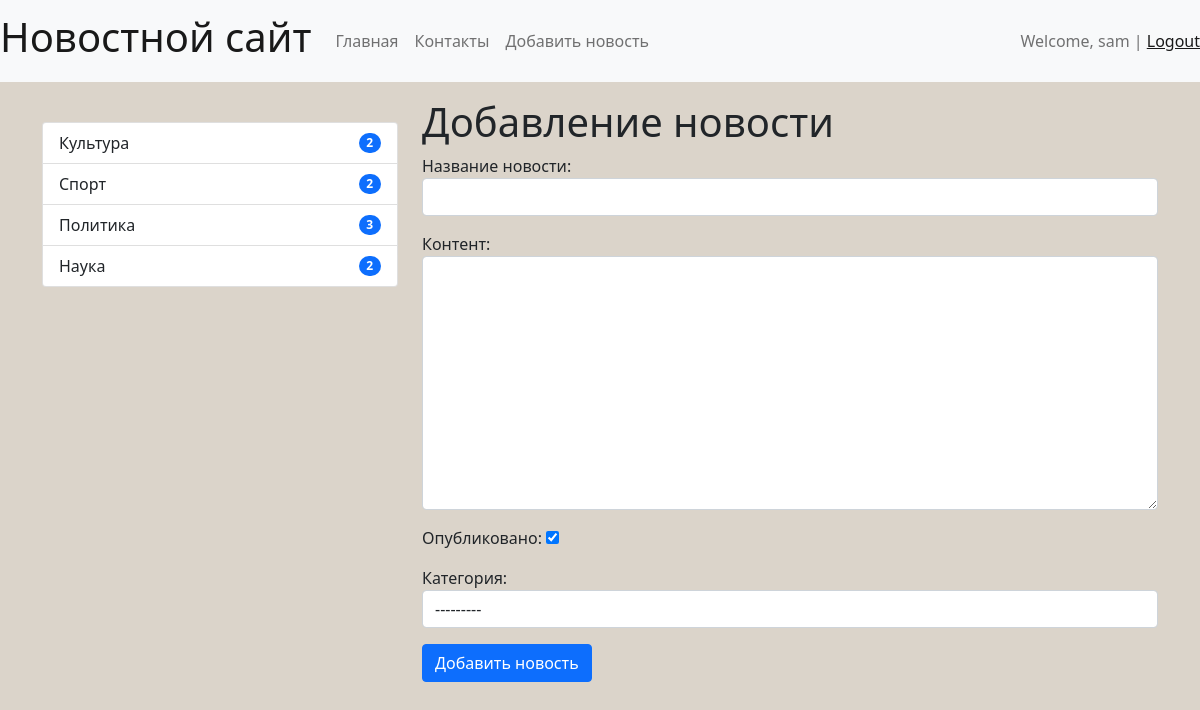
The page /news/add_news/ (signed in) on the database its author committed.
### news/models.py (models this page shows)
class Category(models.Model):
    title = models.CharField(max_length=150, db_index=True,
                             verbose_name='Название категории')
    def get_absolute_url(self):
        return reverse('category', kwargs={"category_id": self.pk})
    def __str__(self):
        return self.title
    class Meta:
        verbose_name = "Категория"
        verbose_name_plural = "Категории"
        ordering = ['title']

### news/views.py (the view)
# urls.py: path('news/add_news/', CreateNews.as_view(), name='add_news'),
class CreateNews(LoginRequiredMixin, CreateView):
    form_class = NewsForm
    template_name = 'news/add_news.html'
    login_url = '/admin/'

### news/forms.py (shortened to what this page needs)
class NewsForm(forms.ModelForm):
    class Meta:
        model = News
        fields = ['title', 'content', 'is_published', 'category']
        widgets = {
            'title': forms.TextInput(attrs={'class': 'form-control'}),
            'content': forms.Textarea(attrs={'class': 'form-control'}),
            'category': forms.Select(attrs={'class': 'form-control'}),
        }

### news/templatetags/news_tags.py (called while the page is built)
@register.inclusion_tag('news/list_categories.html')
def show_categories():
    categories = Category.objects.annotate(cnt=Count('news',
                                filter=F('news__is_published'))).filter(cnt__gt=0)
    return {'categories': categories}

### news/templates/news/add_news.html (shortened to what this page needs)
{% extends 'base.html' %}
{% block sidebar %}
{% include 'inc/_sidebar.html' %}
{% endblock %}
{% block content %}
<h1>Добавление новости</h1>
<form action="{% url 'add_news' %}" method="post">
    {{ form.as_p }}
    <button type="submit" class="btn btn-primary btn-block">Добавить новость</button>
</form>
{% endblock %}

### templates/inc/_navbar.html (shortened to what this page needs)
<nav class="navbar navbar-expand-lg navbar-light bg-light">
    <a class="navbar-brand" href="{%url 'home'%}"><h1>Новостной сайт</h1></a>
    <div class="collapse navbar-collapse" id="navbarSupportedContent">
        <ul class="navbar-nav me-auto mb-2 mb-lg-0">
            <li class="nav-item"><a class="nav-link" href="{%url 'home'%}">Главная</a></li>
            <li class="nav-item"><a class="nav-link" href="{%url 'contacts'%}">Контакты</a></li>
            {% if request.user.is_authenticated %}
            <li class="nav-item"><a class="nav-link" href="{%url 'add_news'%}">
                Добавить новость</a></li>
            {% endif %}
        </ul>
<span class="navbar-text">
    {% if request.user.is_authenticated %}
    Welcome, {{ user.username }} | <a href="{% url 'logout' %}">Logout</a>
    {% else %}
    <a href="{% url 'register' %}">Register</a> |
    <a href="{% url 'login' %}">Log in</a>
    {% endif %}
</span>
    </div>
</nav>

### news/templates/news/list_categories.html
<div class="list-group">
    {%for item in categories%}
    <a href="{{ item.get_absolute_url }}" class="list-group-item list-group-item-action
     d-flex justify-content-between align-items-center">
        {{item.title}} <span class="badge bg-primary rounded-pill">{{ item.cnt }}</span></a>
    {%endfor%}
</div>

### mysite/static/css/style.css (style rules this page uses)
body { background-color: #dbd4ca; }

### rows shown on the page
Category: title "Культура", cnt "2"
Category: title "Спорт", cnt "2"
Category: title "Политика", cnt "3"
Category: title "Наука", cnt "2"

### other values the page prints
{{ user.username }} "sam"
